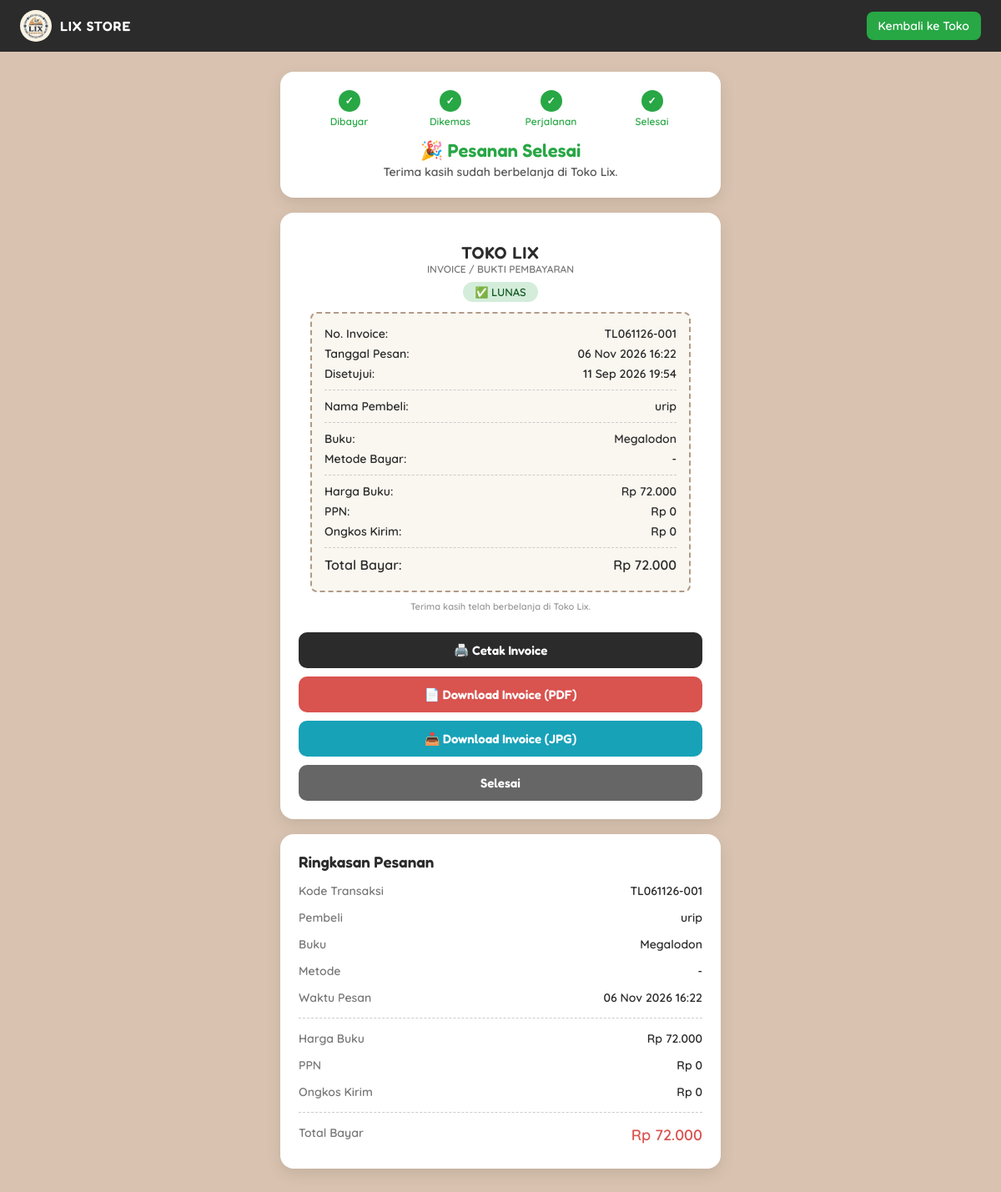
Page /pembayaran.php?id=1 (signed in) on the committed database.
### tables this page shows
CREATE TABLE `pesanan` (
  `id` int(11) NOT NULL,
  `nama_pembeli` varchar(255) NOT NULL,
  `judul_buku` varchar(255) NOT NULL,
  `total` int(11) NOT NULL,
  `status` varchar(50) DEFAULT 'Pending',
  `approval_time` datetime DEFAULT NULL,
  `user_id` int(11) DEFAULT NULL,
  `metode_bayar` varchar(50) DEFAULT NULL,
  `bukti_transfer` varchar(255) DEFAULT NULL,
  `token` varchar(64) DEFAULT NULL,
  `created_at` datetime DEFAULT current_timestamp(),
  `nominal_transfer` int(11) DEFAULT NULL,
  `email` varchar(100) DEFAULT NULL,
  `no_telepon` varchar(30) DEFAULT NULL,
  `alamat` text DEFAULT NULL,
  `kode_transaksi` varchar(30) DEFAULT NULL,
  `dikirim_time` datetime DEFAULT NULL,
  `selesai_time` datetime DEFAULT NULL,
  `subtotal` int(11) DEFAULT NULL,
  `ppn` int(11) DEFAULT NULL,
  `ongkir` int(11) DEFAULT NULL,
  `no_resi_retur` varchar(50) DEFAULT NULL,
  `kurir_retur` varchar(50) DEFAULT NULL,
  `alasan_retur` varchar(255) DEFAULT NULL
);

### helper_pesanan.php (called while the page is built, shortened)
<?php
function rincian_pesanan($p) {
    if ($p['subtotal'] === null || $p['subtotal'] === '') {
        return ['subtotal' => (int)$p['total'], 'ppn' => 0, 'ongkir' => 0, 'total' => (int)$p['total'], 'lama' => true];
    }
    return ['subtotal' => (int)$p['subtotal'], 'ppn' => (int)$p['ppn'], 'ongkir' => (int)$p['ongkir'], 'total' => (int)$p['total'], 'lama' => false];
}
function status_sudah_bayar($st) {
    return in_array(strtolower(trim($st)), ['approved', 'dalam perjalanan', 'selesai', 'dikirim / selesai'], true);
}
function proses_pengiriman_otomatis($conn, $jam = 24) {
    $jam = (int)$jam; $n = 0;
    return $n;
}
function ambil_pesanan_akses($conn, $id, $token = '') {
    $id = (int)$id;
    $stmt = mysqli_prepare($conn, "SELECT * FROM pesanan WHERE id = ? LIMIT 1");
    mysqli_stmt_bind_param($stmt, "i", $id);
    mysqli_stmt_execute($stmt);
    $row = mysqli_fetch_assoc(mysqli_stmt_get_result($stmt));
    if (($_SESSION['role'] ?? '') === 'admin') return $row;
    return null;
}

### pembayaran.php (the view, shortened to what this page needs)
<?php
include 'koneksi.php';
include 'helper_pesanan.php';
$id    = (int)($_GET['id'] ?? 0);
$token = trim($_GET['t'] ?? '');
$p     = ambil_pesanan_akses($conn, $id, $token);
$status   = strtolower(trim($p['status']));
$lunas    = status_sudah_bayar($status);
$dikembalikan = ($status === 'dikembalikan');
$ditutup  = in_array($status, ['rejected', 'dibatalkan'], true);
$kode_trx = $p['kode_transaksi'] ?: ('#' . $id);
$r = rincian_pesanan($p);
$rp = fn($n) => 'Rp ' . number_format($n, 0, ',', '.');
$html_rincian = '<div class="row"><span>Harga Buku</span><b>' . $rp($r['subtotal']) . '</b></div>'
    . '<div class="row"><span>PPN' . (($r['subtotal'] > 0 && !$r['lama']) ? ' (' . round($r['ppn'] / $r['subtotal'] * 100) . '%)' : '') . '</span><b>' . $rp($r['ppn']) . '</b></div>'
    . '<div class="row"><span>Ongkos Kirim</span><b>' . $rp($r['ongkir']) . '</b></div>'
    . '<div class="divider"></div>'
    . '<div class="row"><span>Total Bayar</span><b class="total">' . $rp($r['total']) . '</b></div>';
$dalam_perjalanan = ($status === 'dalam perjalanan');
$selesai  = in_array($status, ['selesai', 'dikirim / selesai'], true);
$tahap    = $selesai ? 4 : ($dalam_perjalanan ? 3 : ($lunas ? 2 : 1));
$kirim_pada = (!empty($p['approval_time']) && $status === 'approved') ? date('d M Y H:i', strtotime($p['approval_time'] . ' +24 hours')) : null;
$metode   = $p['metode_bayar'] ?: '-';
$total_fmt = 'Rp ' . number_format($p['total'], 0, ',', '.');
$tgl      = !empty($p['created_at']) ? date('d M Y H:i', strtotime($p['created_at'])) : '-';
function tampilkan_invoice($p, $r, $rp, $kode_trx, $metode, $tgl, $total_fmt, $lunas) {
    $tgl_bayar = !empty($p['approval_time']) ? date('d M Y H:i', strtotime($p['approval_time'])) : null;
?>
        <div class="card">
            <div id="receipt-print-area" style="background:#fff; padding:14px; border-radius:8px; text-align:center;">
                <div style="font-family:'Fredoka',cursive; font-size:20px; letter-spacing:1px;">TOKO LIX</div>
                <div style="font-size:12px; color:#777; margin-bottom:8px;">INVOICE / BUKTI PEMBAYARAN</div>
                <?php if ($lunas): ?>
                    <div style="display:inline-block; background:#d4edda; color:#155724; padding:4px 14px; border-radius:20px; font-size:13px;">✅ LUNAS</div>
                <?php else: ?>
                    <div style="display:inline-block; background:#fff3cd; color:#856404; padding:4px 14px; border-radius:20px; font-size:13px;">⏳ MENUNGGU VERIFIKASI ADMIN</div>
                <?php endif; ?>
                <div class="receipt-box" style="text-align:left;">
                    <div class="receipt-row"><span>No. Invoice:</span> <b><?= htmlspecialchars($kode_trx); ?></b></div>
                    <div class="receipt-row"><span>Tanggal Pesan:</span> <span><?= $tgl; ?></span></div>
                    <?php if ($lunas && $tgl_bayar): ?><div class="receipt-row"><span>Disetujui:</span> <span><?= $tgl_bayar; ?></span></div><?php endif; ?>
                    <div class="receipt-divider"></div>
                    <div class="receipt-row"><span>Nama Pembeli:</span> <b><?= htmlspecialchars($p['nama_pembeli']); ?></b></div>
                    <div class="receipt-divider"></div>
                    <div class="receipt-row"><span>Buku:</span> <b style="text-align:right;"><?= htmlspecialchars($p['judul_buku']); ?></b></div>
                    <div class="receipt-row"><span>Metode Bayar:</span> <span><?= htmlspecialchars($metode); ?></span></div>
                    <div class="receipt-divider"></div>
                    <div class="receipt-row"><span>Harga Buku:</span> <span><?= $rp($r['subtotal']); ?></span></div>
                    <div class="receipt-row"><span>PPN<?= (!$r['lama'] && $r['subtotal'] > 0) ? ' (' . round($r['ppn'] / $r['subtotal'] * 100) . '%)' : ''; ?>:</span> <span><?= $rp($r['ppn']); ?></span></div>
                    <div class="receipt-row"><span>Ongkos Kirim:</span> <span><?= $rp($r['ongkir']); ?></span></div>
                    <div class="receipt-divider"></div>
                    <div class="receipt-row" style="font-size:16px; font-weight:bold;"><span>Total Bayar:</span> <span><?= $total_fmt; ?></span></div>
                </div>
                <p style="font-size:11px; color:#999; margin-top:10px;">Terima kasih telah berbelanja di Toko Lix.<?= $lunas ? '' : ' Invoice ini menjadi bukti lunas setelah pembayaran diverifikasi admin.'; ?></p>
            </div>
            <button class="btn" onclick="printReceipt()">🖨️ Cetak Invoice</button>
            <button class="btn red" onclick="downloadReceiptPDF()">📄 Download Invoice (PDF)</button>
            <button class="btn blue" onclick="downloadReceiptJPG()">📥 Download Invoice (JPG)</button>
            <?php if ($lunas): ?><a class="btn grey" href="index.php">Selesai</a><?php endif; ?>
        </div>
<?php
}
?>
<!DOCTYPE html>
<html lang="id">
<head>
</head>
<body>
    <div class="topbar">
        <div class="brand"><img src="logo.jpg" alt="logo"> LIX STORE</div>
        <a href="index.php">Kembali ke Toko</a>
    </div>
    <div class="wrap">
        <?php if ($lunas): ?>
        <div class="card status">
            <div style="display:flex; justify-content:space-between; font-size:12px; margin-bottom:14px;">
                <?php foreach ([1 => 'Dibayar', 2 => 'Dikemas', 3 => 'Perjalanan', 4 => 'Selesai'] as $n => $lb):
                    $aktif = ($tahap >= ($n === 1 ? 1 : $n)); ?>
                    <div style="flex:1; text-align:center; color:<?= $aktif ? '#28a745' : '#aaa'; ?>;">
                        <div style="width:26px;height:26px;line-height:26px;border-radius:50%;margin:0 auto 4px;background:<?= $aktif ? '#28a745' : '#ddd'; ?>;color:#fff;"><?= $aktif ? '✓' : $n; ?></div><?= $lb; ?>
                    </div>
                <?php endforeach; ?>
            </div>
            <?php if ($status === 'approved'): ?>
                <h2 style="color:#b8860b;">📦 Pesanan Sedang Dikemas</h2>
                <p>Pembayaran sudah diterima. Kami kirim email saat barang berangkat<?= $kirim_pada ? ' (perkiraan ' . $kirim_pada . ')' : ''; ?>.</p>
            <?php elseif ($selesai): ?>
                <h2 style="color:#28a745;">🎉 Pesanan Selesai</h2>
                <p>Terima kasih sudah berbelanja di Toko Lix.</p>
            <?php endif; ?>
        </div>
        <?php endif; ?>
        <?php if ($lunas): ?>
        <?php tampilkan_invoice($p, $r, $rp, $kode_trx, $metode, $tgl, $total_fmt, $lunas); ?>
        <?php elseif ($dikembalikan): ?>
        <?php endif; ?>
        <div class="card">
            <h3 style="margin-bottom:8px;">Ringkasan Pesanan</h3>
            <div class="row"><span>Kode Transaksi</span><b><?= htmlspecialchars($kode_trx); ?></b></div>
            <div class="row"><span>Pembeli</span><b><?= htmlspecialchars($p['nama_pembeli']); ?></b></div>
            <div class="row"><span>Buku</span><b><?= htmlspecialchars($p['judul_buku']); ?></b></div>
            <div class="row"><span>Metode</span><b><?= htmlspecialchars($metode); ?></b></div>
            <div class="row"><span>Waktu Pesan</span><b><?= $tgl; ?></b></div>
            <div class="divider"></div>
            <?= $html_rincian; ?>
        </div>
    </div>
</body>
</html>

### pembayaran.php (style rules this page uses)
* { box-sizing: border-box; margin: 0; padding: 0; font-family: 'Quicksand', sans-serif; font-weight: 600; }
h1, h2, h3, .btn { font-family: 'Fredoka', cursive; }
body { background: #D9C3B0; color: #2b2b2b; padding-bottom: 50px; }
.topbar { background: #2b2b2b; color: #fff; padding: 12px 24px; display: flex; align-items: center; justify-content: space-between; }
.brand { display: flex; align-items: center; gap: 10px; font-family: 'Fredoka', cursive; letter-spacing: 1px; }
.brand img { width: 38px; height: 38px; border-radius: 50%; object-fit: cover; }
.topbar a { color: #fff; text-decoration: none; background: #28a745; padding: 8px 14px; border-radius: 8px; font-size: 14px; }
.wrap { max-width: 560px; margin: 24px auto; padding: 0 16px; }
.card { background: #fff; border-radius: 16px; padding: 22px; margin-bottom: 18px; box-shadow: 0 6px 18px rgba(0,0,0,.1); }
.status { text-align: center; }
.status h2 { font-size: 22px; margin: 8px 0 4px; }
.status p { font-size: 14px; color: #555; }
.row { display: flex; justify-content: space-between; gap: 14px; padding: 7px 0; font-size: 14px; }
.row span:first-child { color: #777; flex-shrink: 0; }
.row b { text-align: right; }
.divider { border-top: 1px dashed #ccc; margin: 8px 0; }
.total { font-size: 18px; color: #d9534f; }
.btn { display: block; width: 100%; padding: 12px; border: none; border-radius: 10px; color: #fff; background: #2b2b2b; font-size: 15px; cursor: pointer; margin-top: 10px; text-align: center; text-decoration: none; }
.btn.red { background: #d9534f; }
.btn.blue { background: #17a2b8; }
.btn.grey { background: #666; }
.receipt-box { border: 2px dashed #B09B88; padding: 15px; background: #FAF6F0; border-radius: 8px; margin-top: 12px; font-size: 14px; }
.receipt-row { display: flex; justify-content: space-between; gap: 12px; margin-bottom: 6px; }
.receipt-divider { border-top: 1px dashed #ccc; margin: 10px 0; }

### rows in the picture
pesanan: kode_transaksi "TL061126-001", created_at "06 Nov 2026 16:22", approval_time "11 Sep 2026 19:54", nama_pembeli "urip", judul_buku "Megalodon", metode_bayar "-", total "Rp 72.000", total "Rp 0"

### other values in the picture
$lb "Dibayar"
$lb "Dikemas"
$lb "Perjalanan"
$lb "Selesai"
$rp($r['ppn']) "Rp 0"
$rp($r['ongkir']) "Rp 0"
